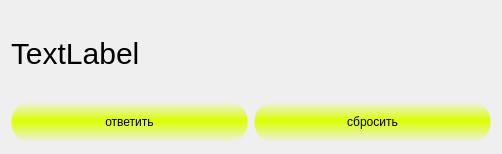
<?xml version="1.0" encoding="UTF-8"?>
<ui version="4.0">
 <class>calling</class>
 <widget class="QDialog" name="calling">
  <property name="geometry">
   <rect>
    <x>0</x>
    <y>0</y>
    <width>502</width>
    <height>154</height>
   </rect>
  </property>
  <property name="windowTitle">
   <string>Dialog</string>
  </property>
  <property name="windowOpacity">
   <double>0.500000000000000</double>
  </property>
  <property name="styleSheet">
   <string notr="true">QPushButton{
 border-width: 1px;
     border-style: solid;
     border-radius: 20px;
	background-color: qlineargradient(spread:pad, x1:0, y1:0, x2:0, y2:1, stop:0 rgba(0, 0, 0, 0), stop:0.470899 rgba(220, 255, 0, 255), stop:1 rgba(0, 0, 0, 0));
	min-height: 40px;
     min-width: 80px;
}

 QPushButton::hover{
	background-color: qlineargradient(spread:pad, x1:0, y1:0, x2:0, y2:1, stop:0 rgba(0, 0, 0, 0), stop:0.470899 rgba(255, 0, 0, 255), stop:1 rgba(0, 0, 0, 0));
 }

</string>
  </property>
  <property name="modal">
   <bool>true</bool>
  </property>
  <layout class="QGridLayout" name="gridLayout">
   <item row="0" column="0">
    <widget class="QLabel" name="label">
     <property name="styleSheet">
      <string notr="true">QLabel{
font-size: 30px
}</string>
     </property>
     <property name="text">
      <string>TextLabel</string>
     </property>
    </widget>
   </item>
   <item row="1" column="0">
    <widget class="QPushButton" name="pushButton">
     <property name="focusPolicy">
      <enum>Qt::NoFocus</enum>
     </property>
     <property name="text">
      <string>ответить</string>
     </property>
    </widget>
   </item>
   <item row="1" column="1">
    <widget class="QPushButton" name="pushButton_2">
     <property name="focusPolicy">
      <enum>Qt::NoFocus</enum>
     </property>
     <property name="text">
      <string>сбросить</string>
     </property>
    </widget>
   </item>
  </layout>
 </widget>
 <resources/>
 <connections/>
</ui>
